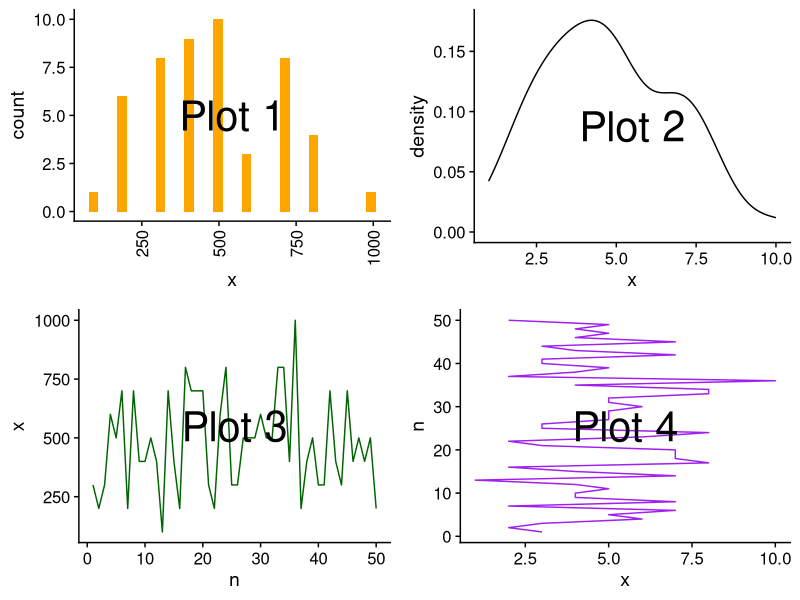
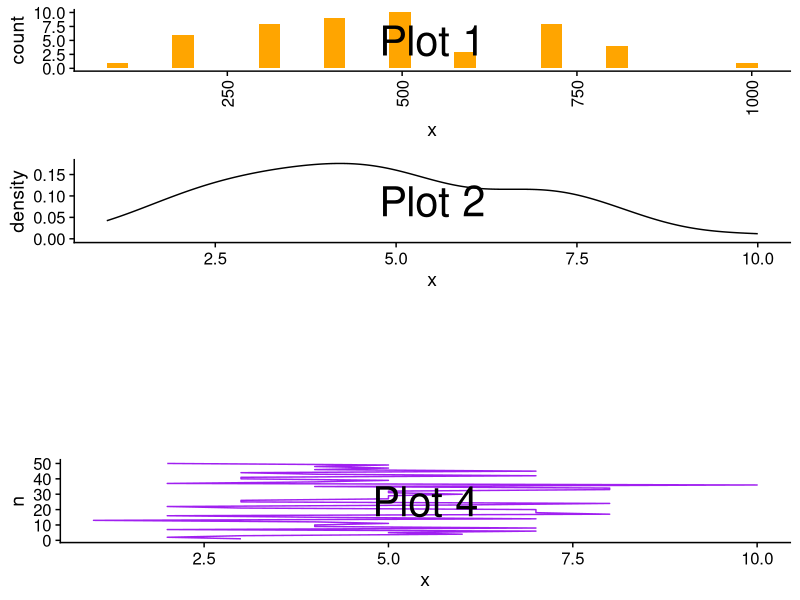
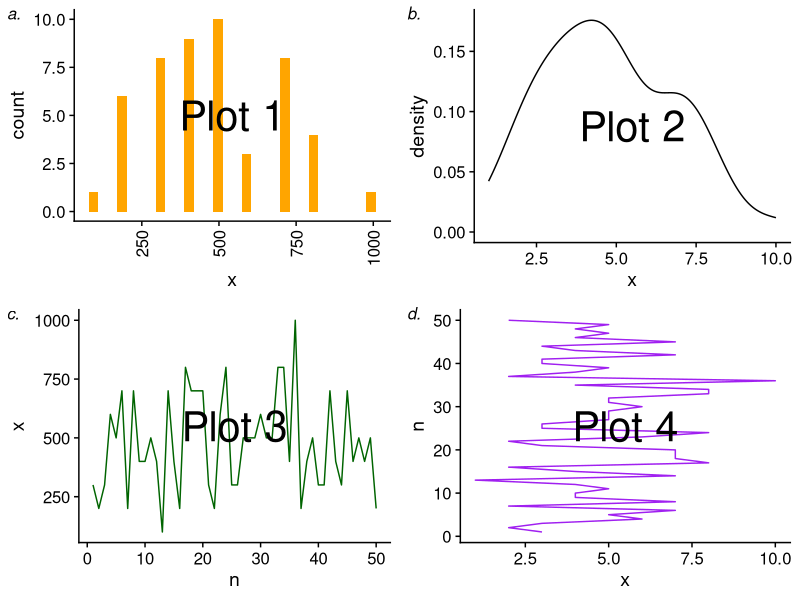
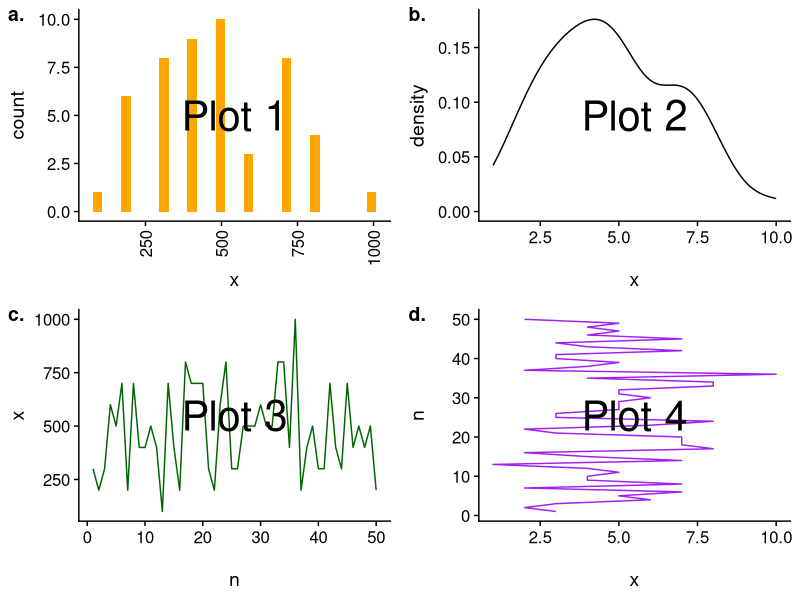
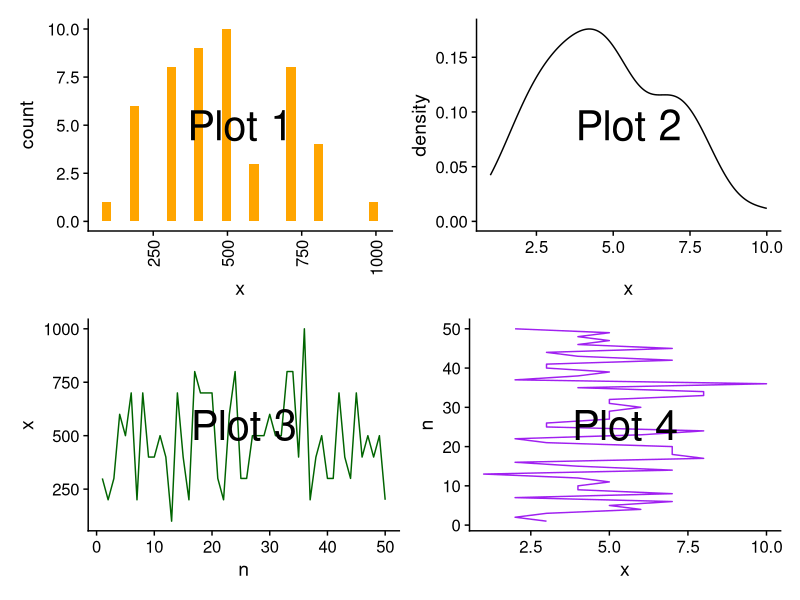
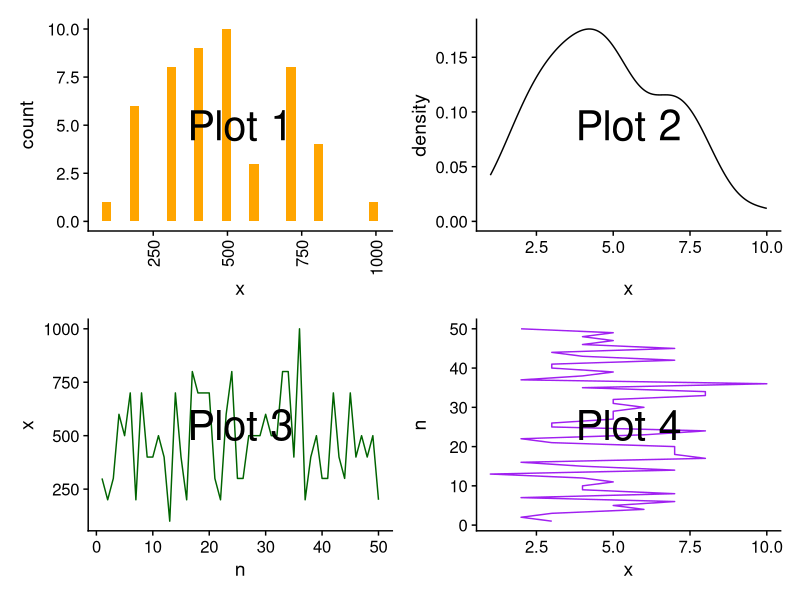
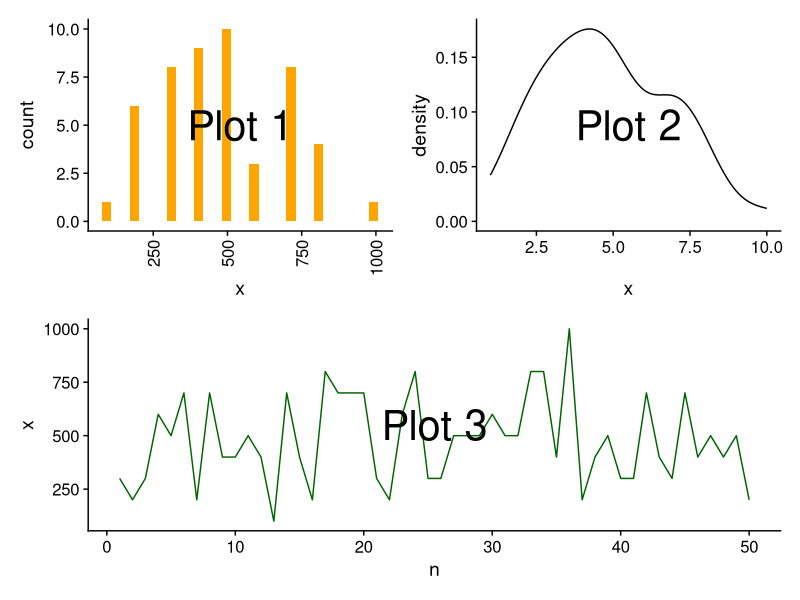
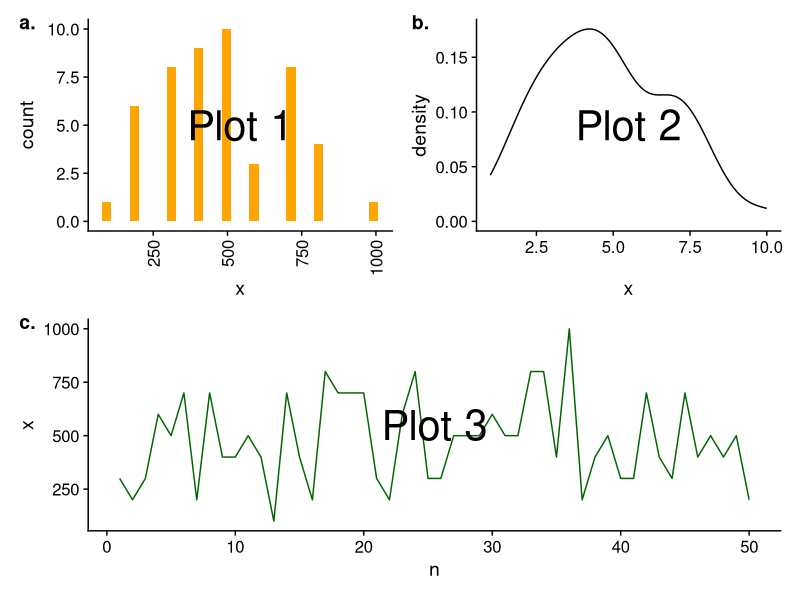

Here is the R script that generated these plots, in order:
## ---- chunk 1
#| label: setup
#| echo: false
#| warning: false
#| message: false

library(tidyverse)
library(patchwork)
library(cowplot)
library(grid)
ggplot2::theme_set(theme_cowplot())
## ---- chunk 2
#| echo: true
set.seed(4534875)

labeler <- function(x) {
  annotation_custom(textGrob(x, gp = gpar(fontsize = 30)), 
                    xmin = -Inf, xmax = Inf, ymin = -Inf, ymax = Inf)
}

M <- tibble(x = rpois(50, 5),
            n = 1:50)

p1 <- ggplot(M, aes(x)) + 
  geom_histogram(bins = 30, fill = "orange") +
  scale_x_continuous(breaks = seq(0, 10, by = 2.5), 
                     labels = seq(0, 1000, by  = 250)) +
  theme(axis.text.x = element_text(angle = 90, vjust = 0.5, hjust = 1)) +
  labeler("Plot 1")
p2 <- ggplot(M, aes(x)) + 
  geom_density() +
  labeler("Plot 2")
p3 <- ggplot(M, aes(x = n, y = x)) + 
  geom_path(color = "darkgreen")  +
  scale_y_continuous(breaks = seq(0, 10, by = 2.5), 
                     labels = seq(0, 1000, by  = 250)) +
  labeler("Plot 3")
p4 <- ggplot(M, aes(x = x, y = n)) +
  geom_path(color = "purple")  +
  labeler("Plot 4")
## ---- chunk 3
#| echo: true
#| output-location: slide
plot_grid(p1, p2, p3, p4, nrow = 2)
## ---- chunk 4
#| echo: true
#| output-location: slide
plot_grid(p1, p2, NULL, p4, nrow = 4)
## ---- chunk 5
#| echo: true
#| output-location: slide
plot_grid(p1, p2, p3, p4, nrow = 2,
          labels = c("a.", "b.", "c.", "d."),
          label_fontface = "italic",
          label_size = 12)
## ---- chunk 6
#| echo: true
#| output-location: slide
plot_grid(p1, p2, p3, p4, nrow = 2,
          labels = c("a.", "b.", "c.", "d."),
          align = "hv")
## ---- chunk 7
#| echo: true
#| output-location: slide
(p1 + p2) / (p3 + p4)
## ---- chunk 8
#| echo: true
#| output-location: slide
wrap_plots(list(p1, p2, p3, p4))
## ---- chunk 9
#| echo: true
#| output-location: slide
(p1 | p2) / p3
## ---- chunk 10
#| echo: true
#| output-location: slide
(p1 | p2) / p3 +
  plot_annotation(tag_levels = 'a', tag_suffix = ".")
## ---- chunk 11
#| echo: true
#| output-location: slide
(p1 | p2) / p3 +
  plot_annotation(
    tag_levels = 'a',
    tag_suffix = ".",
    title = "Long title that spans across both plots if we add enough words.")
## ---- chunk 12
#| echo: true
#| output-location: slide
(p1 | p2) / p3 +
  plot_annotation(
    tag_levels = 'a',
    tag_suffix = ".",
    title = "Long title that spans across both plots if we add enough words.") &
  theme(text = element_text("serif"))
